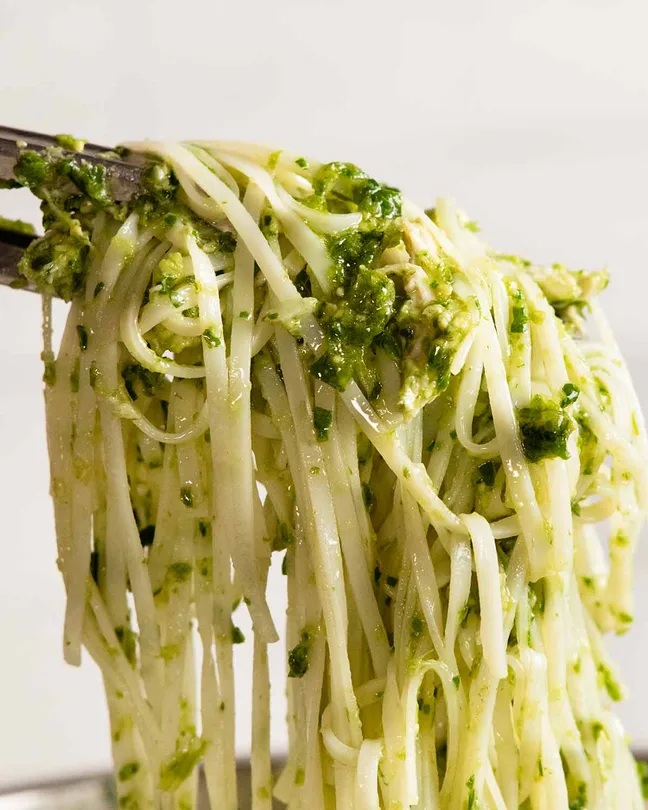
#> input picture 01_Image_Basics/images/noodles.webp, 648 x 810 px, found by its file name
$ python L8.py   (older library calls are emulated)
#> lines starting #> are read from the running program, lines starting #| are printed output that depends on the picture; after the words box and inside, x2 and y2 are one past the last pixel; in counts of white or black regions, pixels touching at a corner belong together
# Task 1
# Load an image.
# Convert it to grayscale.
# Display both.
import cv2
import matplotlib.pyplot as plt

img = cv2.imread("01_Image_Basics/images/noodles.webp")
#> img is the input picture: shape (810, 648, 3); mean B, G, R 131.6, 181, 190.5
img = cv2.cvtColor(img, cv2.COLOR_BGR2RGB)

gray = cv2.cvtColor(img, cv2.COLOR_RGB2GRAY)
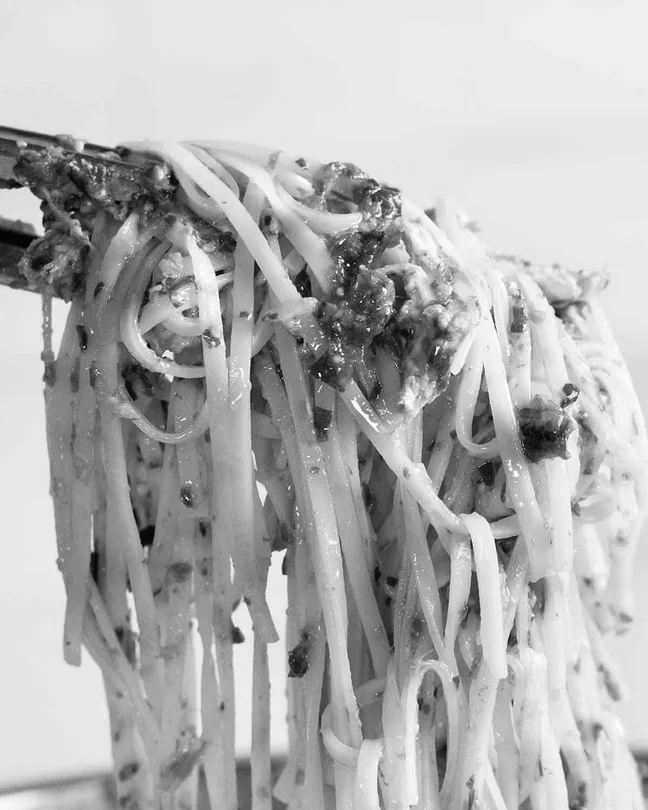
#> gray: shape (810, 648); min 1, max 254, mean 178.2

plt.imshow(img, cmap="gray")
plt.title("Original")
plt.axis("off")
plt.show()
plt.imshow(gray, cmap="gray")
plt.title("Gray")
plt.axis("off")
plt.show()

# Task 2
# Apply:
# Sobel X
sobel_x = cv2.Sobel(
    gray,
    cv2.CV_64F,
    1,
    0,
    ksize=3
)
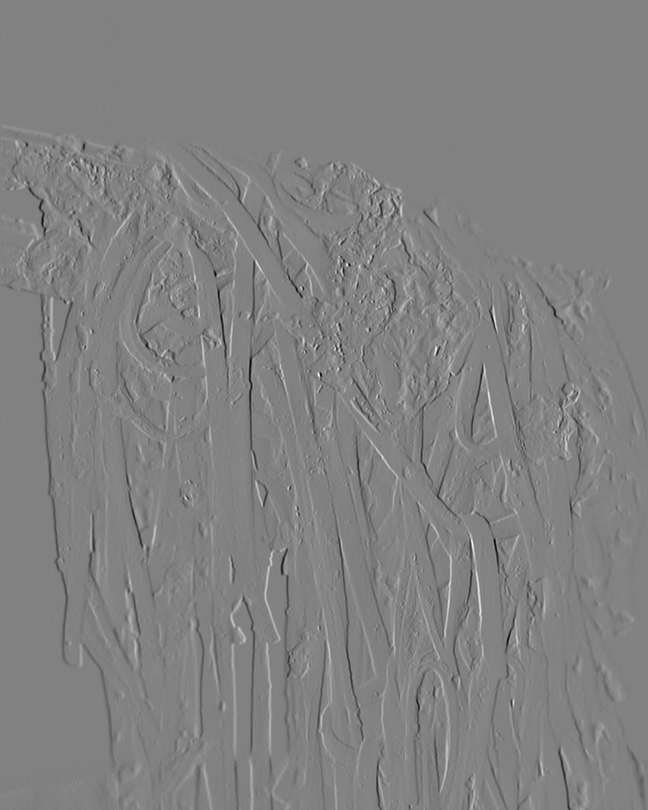
#> sobel_x: shape (810, 648) float64; min -886, max 857, mean 0.3; drawn with min black and max white
# Sobel Y
sobel_y = cv2.Sobel(
    gray,
    cv2.CV_64F,
    0,
    1,
    ksize=3
)
# Display together
plt.figure(figsize=(10,4))

plt.subplot(1,2,1)
plt.imshow(sobel_x, cmap="gray")
plt.title("Sobel X")

plt.subplot(1,2,2)
plt.imshow(sobel_y, cmap="gray")
plt.title("Sobel Y")

plt.show()
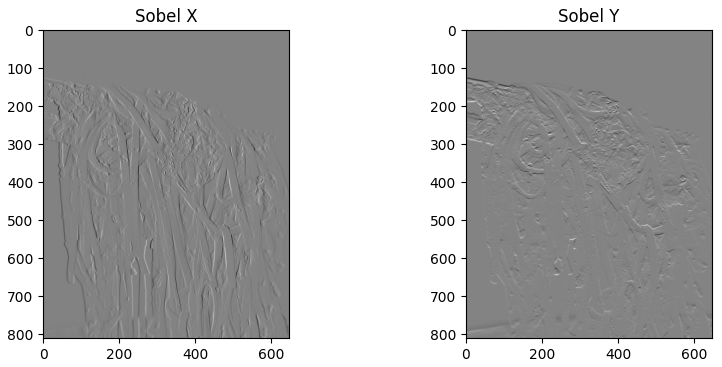
#> figure drawn by matplotlib, 2 panels
# Task 3
# Compute the gradient magnitude.
# Display it.
magnitude = cv2.magnitude(
    sobel_x,
    sobel_y
)
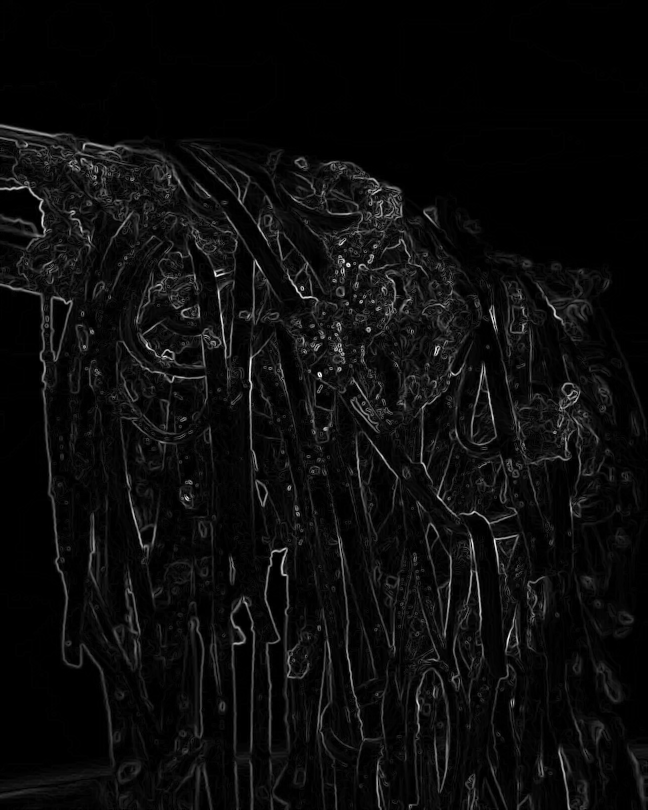
#> magnitude: shape (810, 648) float64; min 0, max 898.3, mean 43.5; drawn with min black and max white

plt.imshow(magnitude, cmap="gray")
plt.title("Gradient Magnitude")
plt.axis("off")
plt.show()
# Task 4
# Apply Laplacian.
# Display it.
lap = cv2.Laplacian(
    gray,
    cv2.CV_64F
)
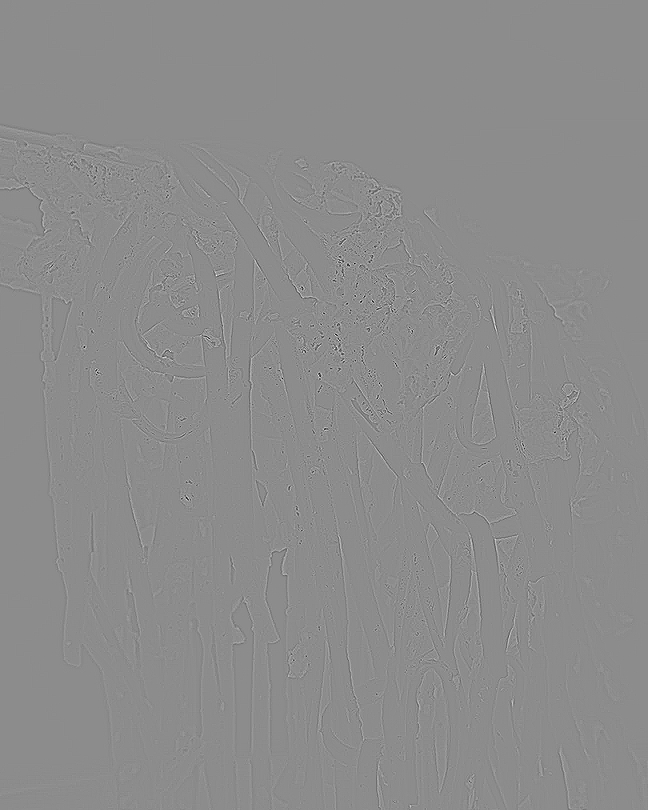
#> lap: shape (810, 648) float64; min -456, max 372, mean 0; drawn with min black and max white

plt.imshow(lap, cmap="gray")
plt.title("Laplacian")
plt.axis("off")
plt.show()

# Task 5
# Apply Canny using:(50,150)
edges = cv2.Canny(
    gray,
    50,
    150
)
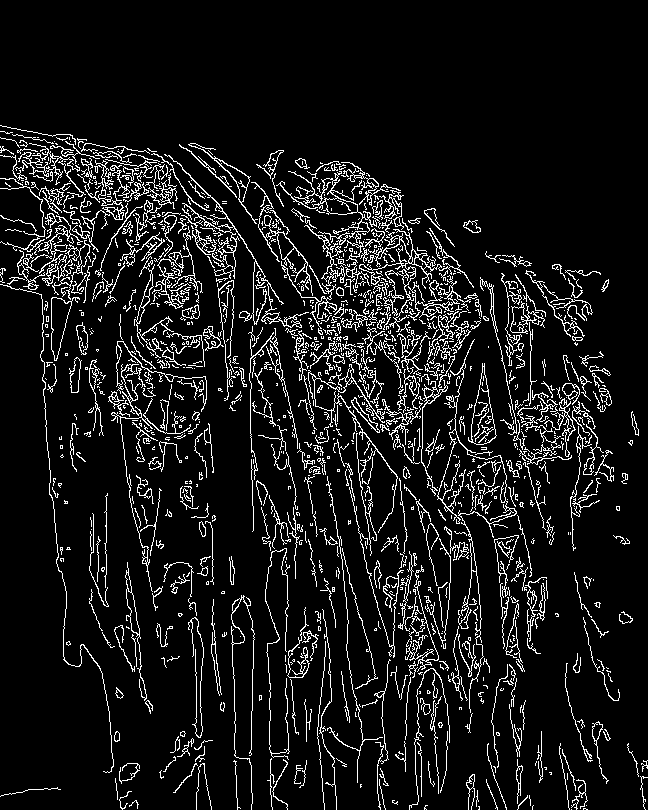
#> edges: shape (810, 648); 9.1% white in thin lines or dots, all inside (x1, y1, x2, y2) = (0, 125, 648, 810)

plt.imshow(edges, cmap="gray")
plt.title("Canny")
plt.axis("off")
plt.show()
# Apply Canny using:(100,200)
edges = cv2.Canny(
    gray,
    100,
    200
)
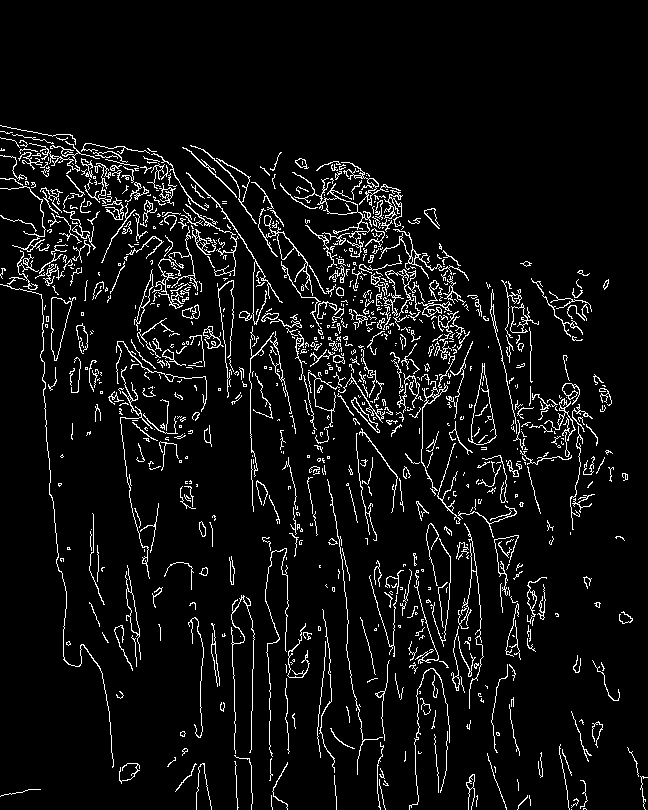
#> edges: shape (810, 648); 6.2% white in thin lines or dots, all inside (x1, y1, x2, y2) = (0, 125, 648, 810)

plt.imshow(edges, cmap="gray")
plt.title("Canny")
plt.axis("off")
plt.show()
# Compare the outputs.
#->(50,150) is more detailed compare to (100,200)

# Task 6
# Display all edge detectors in one figure.
images = [
    ("Gray", gray),
    ("Sobel X", sobel_x),
    ("Sobel Y", sobel_y),
    ("Magnitude", magnitude),
    ("Laplacian", lap),
    ("Canny", edges)
]

plt.figure(figsize=(15,8))

for i, (title, image) in enumerate(images):
    plt.subplot(2,3,i+1)
    plt.imshow(image, cmap="gray")
    plt.title(title)
    plt.axis("off")
#> this loop made 6 passes
#> title on passes 1 to 6: 'Gray', 'Sobel X', 'Sobel Y', 'Magnitude', 'Laplacian', 'Canny'

plt.tight_layout()
plt.show()
# Task 7
# Save the Canny output
cv2.imwrite(
    "01_Image_Basics/images/canny.png",
    edges
)
